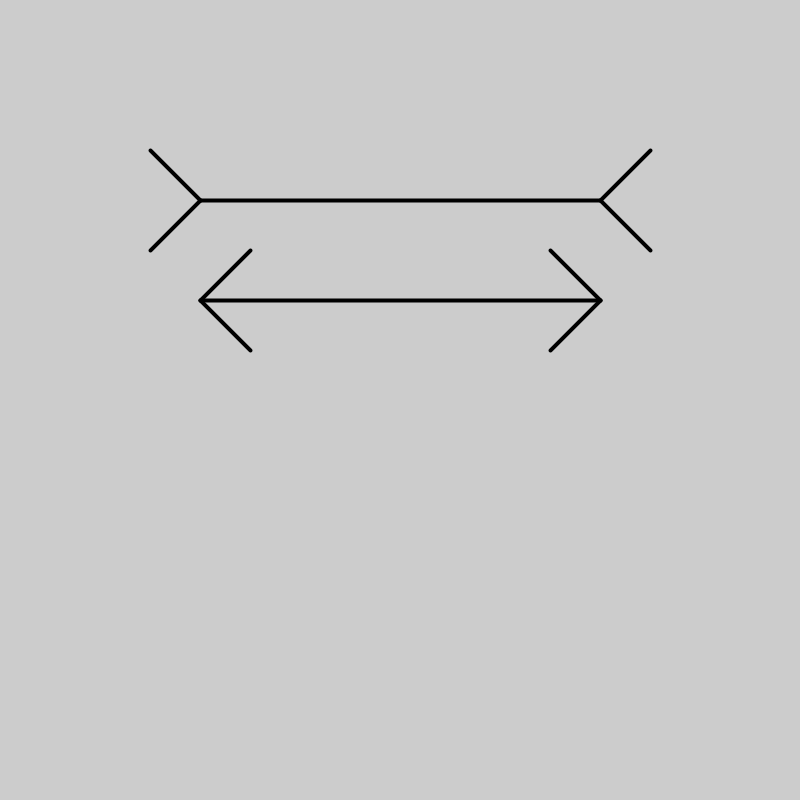
Frame 1 (no input)
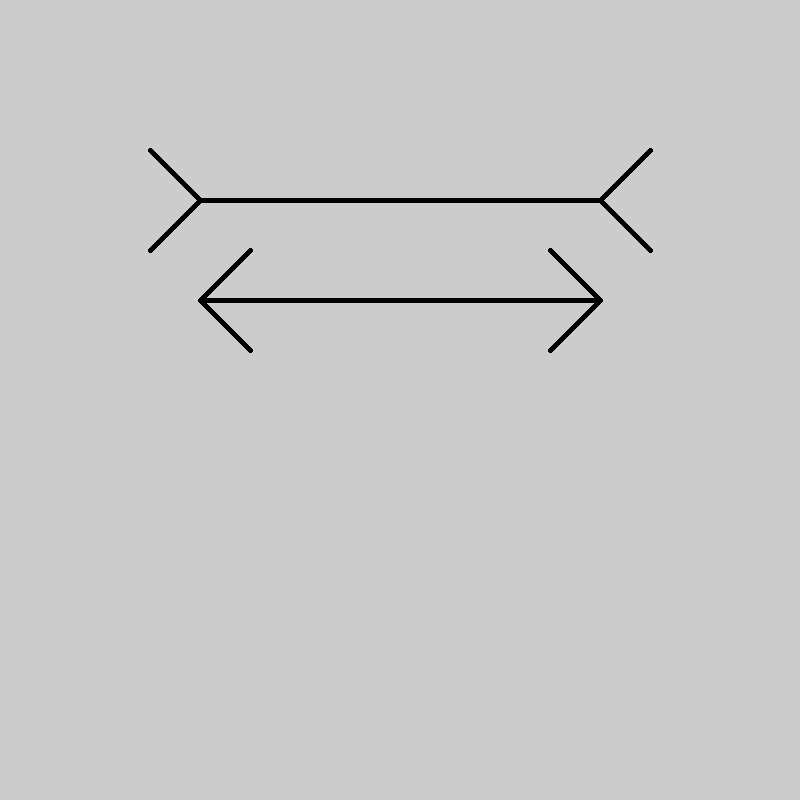
Frame 60 (the mouse pressed at the canvas centre just before this capture)
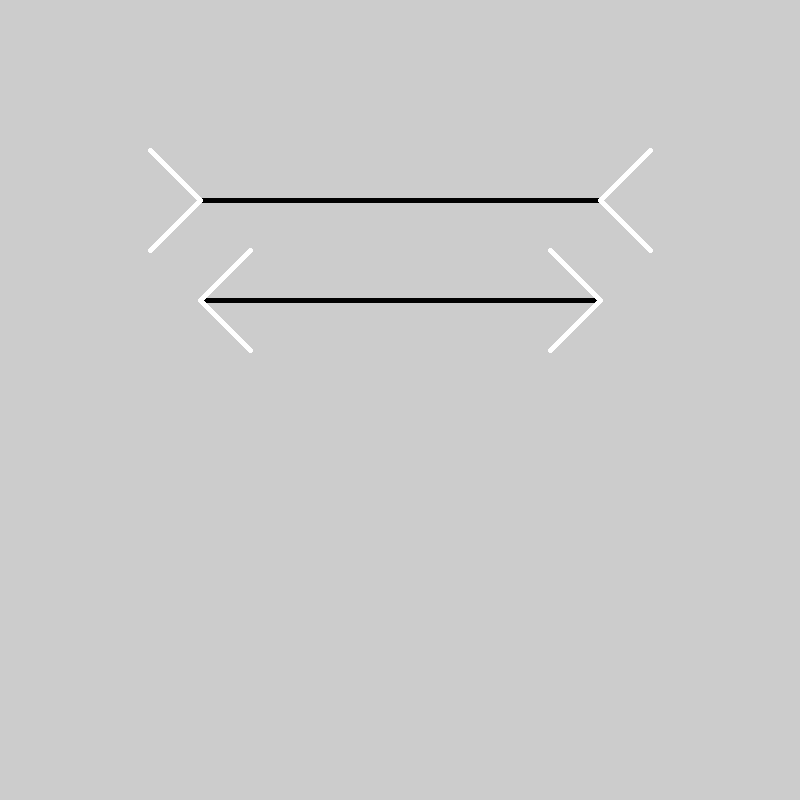
Frame 120 (the mouse held since frame 60 and released just before this capture)

The Processing sketch that drew these frames (run headless with seeded random() and noise(); from frame 60 on, the mouse is pressed at the canvas centre):

// Processing sketch: MullerLyer
// ── MullerLyer.pde
void setup() {
  size(800, 800);  
}  


void draw() {
  if (mousePressed) {
    stroke(255);
    line(200, 300, 250, 350);
    line(200, 300, 250, 250);
    line(600, 300, 550, 250);
    line(600, 300, 550, 350);  
    line(200, 200, 150, 250);
    line(200, 200, 150, 150);
    line(600, 200, 650, 150);  
    line(600, 200, 650, 250);      
  } else {
    stroke(0);
    strokeWeight(4);
    
    line(200, 200, 600, 200);
    line(200, 200, 150, 250);
    line(200, 200, 150, 150);
    line(600, 200, 650, 150);  
    line(600, 200, 650, 250);      
    
    line(200, 300, 600, 300);
    line(200, 300, 250, 350);
    line(200, 300, 250, 250);
    line(600, 300, 550, 250);
    line(600, 300, 550, 350);    
    

  }
}
